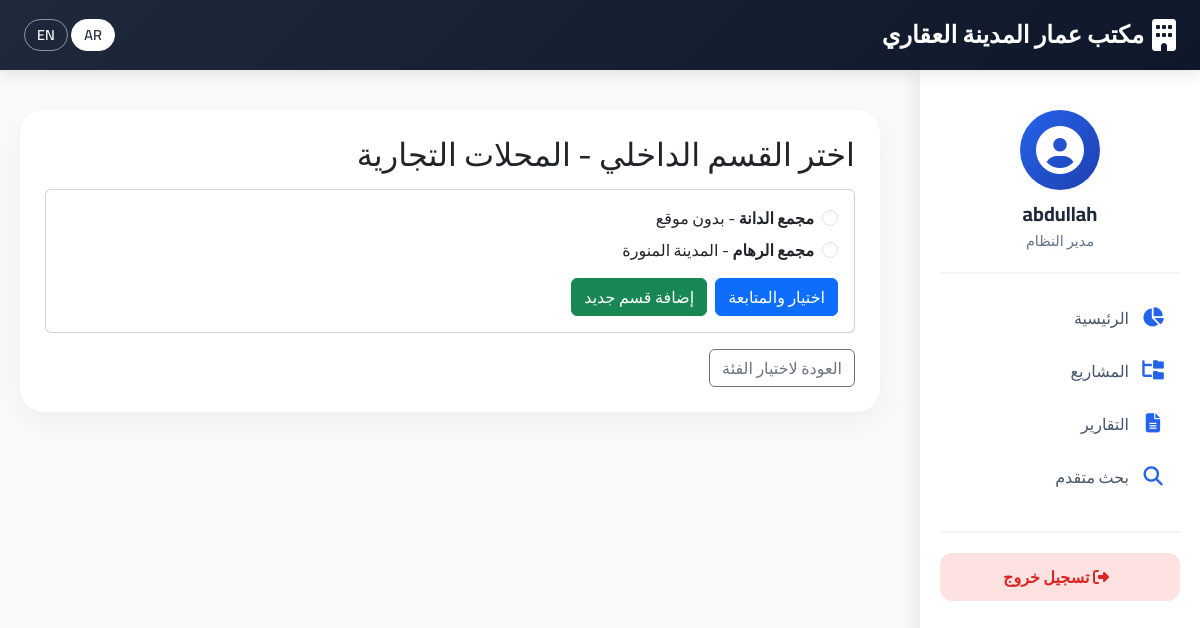
/add/choose-subcategory/3/ (signed in), run on the app's committed database.
### rentals/models.py (models this page shows, shortened)
class MainCategory(models.Model):
    name = models.CharField(max_length=100, unique=True, verbose_name="اسم الفئة الرئيسية")
    description = models.TextField(blank=True, verbose_name="وصف")
    created_at = models.DateTimeField(auto_now_add=True)
    class Meta:
        verbose_name = "فئة رئيسية"
        verbose_name_plural = "الفئات الرئيسية"
        ordering = ['name']

class SubCategory(models.Model):
    main_category = models.ForeignKey(MainCategory, on_delete=models.CASCADE, related_name='subcategories', verbose_name="الفئة الرئيسية")
    name = models.CharField(max_length=200, verbose_name="اسم القسم الداخلي")
    location = models.CharField(max_length=300, verbose_name="الموقع", blank=True)
    description = models.TextField(blank=True, verbose_name="وصف")
    is_active = models.BooleanField(default=True, verbose_name="نشط؟")
    created_at = models.DateTimeField(auto_now_add=True)
    class Meta:
        verbose_name = "قسم داخلي"
        verbose_name_plural = "الأقسام الداخلية"
        ordering = ['main_category', 'name']

### rentals/views.py (the view, shortened to what this page needs)
# urls.py: path('add/choose-subcategory/<int:category_id>/', views.choose_subcategory, name='choose_subcategory'),
@login_required
def choose_subcategory(request, category_id):
    category = get_object_or_404(MainCategory, pk=category_id)
    subcategories = category.subcategories.all()
    context = {'category': category, 'subcategories': subcategories}
    return render(request, 'rentals/choose_subcategory.html', context)

### rentals/templates/rentals/choose_subcategory.html (shortened to what this page needs)
{% extends 'rentals/base.html' %}
{% load i18n %}
{% block content %}
<h2 class="mb-3">{% trans "اختر القسم الداخلي" %} - {{ category.name }}</h2>
<div class="card">
    <div class="card-body">
        <form method="post">
            <div class="mb-3">
                {% for sub in subcategories %}
                <div class="form-check mb-2">
                    <input class="form-check-input" type="radio" name="subcategory_id" id="sub{{ sub.id }}" value="{{ sub.id }}" required>
                    <label class="form-check-label" for="sub{{ sub.id }}">
                        <strong>{{ sub.name }}</strong> - {{ sub.location|default:_("بدون موقع") }}
                    </label>
                </div>
                {% empty %}
                <div class="alert alert-warning">
                    {% trans "لا توجد أقسام داخلية في هذه الفئة." %}
                </div>
                {% endfor %}
            </div>
            <div class="d-flex gap-2">
                <button type="submit" class="btn btn-primary">{% trans "اختيار والمتابعة" %}</button>
                <a href="{% url 'add_sub_category' category.id %}" class="btn btn-success">
                     {% trans "إضافة قسم جديد" %}
                </a>
            </div>
        </form>
    </div>
</div>
<div class="mt-3">
    <a href="{% url 'add_unit_flow' %}" class="btn btn-outline-secondary">
         {% trans "العودة لاختيار الفئة" %}
    </a>
</div>
{% endblock %}

### rentals/templates/rentals/base.html (shortened to what this page needs)
<!DOCTYPE html>
{% load static i18n %}
<html lang="ar" dir="rtl">
<head>
    <link rel="stylesheet" href="https://cdn.jsdelivr.net/npm/bootstrap@5.3.2/dist/css/bootstrap.rtl.min.css">
    <link rel="stylesheet" href="https://cdnjs.cloudflare.com/ajax/libs/font-awesome/6.5.1/css/all.min.css">
</head>
<body>
    <nav class="navbar navbar-custom">
        <div class="container-fluid px-4">
            <a class="navbar-brand" href="{% url 'home' %}">
                <i class="fas fa-building"></i>
                مكتب عمار المدينة العقاري
            </a>
            <div class="language-switcher">
                <form action="{% url 'set_language' %}" method="post" class="d-inline">
                    <button type="submit" name="language" value="ar" class="btn btn-sm btn-light">AR</button>
                    <button type="submit" name="language" value="en" class="btn btn-sm btn-outline-light">EN</button>
                </form>
            </div>
        </div>
    </nav>
    <div class="sidebar" id="sidebar">
        <div class="user-info">
            <div class="avatar">
                <i class="fas fa-user-circle"></i>
            </div>
            <h5>{{ user.get_username|default:"زائر" }}</h5>
            <p>{% if user.is_superuser %}مدير النظام{% else %}مستخدم{% endif %}</p>
        </div>
        <ul class="sidebar-menu">
            <li>
                <a href="{% url 'home' %}" {% if request.path == '/' %}class="active"{% endif %}>
                    <i class="fas fa-chart-pie"></i> الرئيسية
                </a>
            </li>
            <li>
                <a href="{% url 'main_categories' %}" {% if '/categories/' in request.path %}class="active"{% endif %}>
                    <i class="fas fa-folder-tree"></i> المشاريع
                </a>
            </li>
            <li>
                <a href="{% url 'reports_dashboard' %}" {% if '/reports/' in request.path %}class="active"{% endif %}>
                    <i class="fas fa-file-alt"></i> التقارير
                </a>
            </li>
            <li>
                <a href="{% url 'advanced_search' %}" {% if '/search/' in request.path %}class="active"{% endif %}>
                    <i class="fas fa-search"></i> بحث متقدم
                </a>
            </li>
        </ul>
        <div class="sidebar-footer">
            {% if user.is_authenticated %}
            <a href="{% url 'logout' %}" class="logout-btn">
                <i class="fas fa-sign-out-alt ms-2"></i> تسجيل خروج
            </a>
            {% else %}
            <a href="{% url 'login' %}" class="btn btn-primary-custom w-100 py-2">
                <i class="fas fa-sign-in-alt ms-2"></i> دخول
            </a>
            {% endif %}
        </div>
    </div>
    <div class="main-content" id="mainContent">
        <div class="content-card">
            {% block content %}{% endblock %}
        </div>
    </div>
</body>
</html>

### rentals/templates/rentals/base.html (style rules this page uses)
* { font-family: 'Cairo', sans-serif; }
body { background-color: #f8fafc; margin: 0; padding: 0; }
.navbar-custom { background: linear-gradient(135deg, #1e293b, #0f172a); box-shadow: 0 4px 15px rgba(0,0,0,0.1); padding: 12px 0; position: fixed; top: 0; left: 0; right: 0; z-index: 1030; height: 70px; }
.navbar-custom .navbar-brand { color: white; font-weight: 700; font-size: 1.5rem; display: flex; align-items: center; gap: 8px; }
.navbar-custom .navbar-brand i { font-size: 2rem; }
.language-switcher .btn { border-radius: 20px; padding: 4px 12px; font-size: 0.9rem; font-weight: 600; }
.language-switcher .btn-light { background: white; color: #1e293b; }
.language-switcher .btn-outline-light { border-color: rgba(255,255,255,0.5); color: white; }
.sidebar { position: fixed; top: 70px; right: 0; bottom: 0; width: 280px; background: white; box-shadow: -4px 0 20px rgba(0,0,0,0.08); padding: 20px; overflow-y: auto; transition: 0.3s; z-index: 1020; }
.sidebar .user-info { text-align: center; padding: 20px 0; border-bottom: 2px solid #f1f5f9; margin-bottom: 20px; }
.sidebar .user-info .avatar { width: 80px; height: 80px; background: linear-gradient(135deg, #2563eb, #1e40af); border-radius: 50%; display: flex; align-items: center; justify-content: center; margin: 0 auto 12px; }
.sidebar .user-info .avatar i { font-size: 3rem; color: white; }
.sidebar .user-info h5 { color: #1e293b; font-weight: 700; margin-bottom: 4px; }
.sidebar .user-info p { color: #64748b; font-size: 0.9rem; margin: 0; }
.sidebar-menu { list-style: none; padding: 0; margin: 0; }
.sidebar-menu li { margin-bottom: 5px; }
.sidebar-menu a { display: flex; align-items: center; padding: 12px 15px; color: #475569; text-decoration: none; border-radius: 12px; transition: 0.2s; font-weight: 500; }
.sidebar-menu a i { margin-left: 12px; width: 24px; text-align: center; color: #2563eb; font-size: 1.2rem; }
.sidebar-footer { margin-top: 30px; padding-top: 20px; border-top: 2px solid #f1f5f9; }
.logout-btn { display: block; padding: 12px; background: #fee2e2; color: #dc2626; text-align: center; text-decoration: none; border-radius: 12px; font-weight: 600; transition: 0.2s; }
.main-content { margin-right: 300px; margin-top: 90px; padding: 20px; min-height: 100vh; transition: margin-right 0.3s; }
.content-card { background: white; border-radius: 24px; box-shadow: 0 10px 30px rgba(0,0,0,0.05); padding: 25px; margin-bottom: 25px; }

### data on the page
MainCategory: name "المحلات التجارية"
SubCategory: name "مجمع الدانة", location "بدون موقع"
SubCategory: name "مجمع الرهام", location "المدينة المنورة"

### other printed values
{{ user.get_username|default:"زائر" }} "abdullah"
